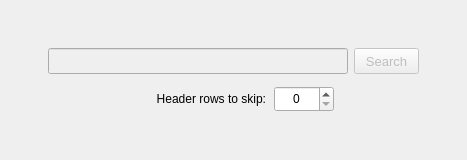
                    <widget class="QWidget" name="tab_table_of_values">
                     <attribute name="title">
                      <string>Import table</string>
                     </attribute>
                     <layout class="QGridLayout" name="gridLayout_22">
                      <property name="leftMargin">
                       <number>4</number>
                      </property>
                      <property name="topMargin">
                       <number>4</number>
                      </property>
                      <property name="rightMargin">
                       <number>4</number>
                      </property>
                      <property name="bottomMargin">
                       <number>4</number>
                      </property>
                      <property name="spacing">
                       <number>4</number>
                      </property>
                      <item row="2" column="0" colspan="2">
                       <widget class="QFrame" name="frame_skip">
                        <property name="frameShape">
                         <enum>QFrame::NoFrame</enum>
                        </property>
                        <property name="frameShadow">
                         <enum>QFrame::Raised</enum>
                        </property>
                        <layout class="QGridLayout" name="gridLayout_23">
                         <property name="leftMargin">
                          <number>4</number>
                         </property>
                         <property name="topMargin">
                          <number>4</number>
                         </property>
                         <property name="rightMargin">
                          <number>4</number>
                         </property>
                         <property name="bottomMargin">
                          <number>4</number>
                         </property>
                         <property name="horizontalSpacing">
                          <number>8</number>
                         </property>
                         <item row="0" column="1">
                          <widget class="QLabel" name="label_rows_to_skip">
                           <property name="minimumSize">
                            <size>
                             <width>132</width>
                             <height>26</height>
                            </size>
                           </property>
                           <property name="maximumSize">
                            <size>
                             <width>132</width>
                             <height>26</height>
                            </size>
                           </property>
                           <property name="text">
                            <string>Header rows to skip:</string>
                           </property>
                           <property name="alignment">
                            <set>Qt::AlignRight|Qt::AlignTrailing|Qt::AlignVCenter</set>
                           </property>
                          </widget>
                         </item>
                         <item row="0" column="2">
                          <widget class="QSpinBox" name="spinBox_skip_rows">
                           <property name="minimumSize">
                            <size>
                             <width>60</width>
                             <height>26</height>
                            </size>
                           </property>
                           <property name="maximumSize">
                            <size>
                             <width>60</width>
                             <height>26</height>
                            </size>
                           </property>
                           <property name="alignment">
                            <set>Qt::AlignCenter</set>
                           </property>
                           <property name="maximum">
                            <number>10</number>
                           </property>
                          </widget>
                         </item>
                         <item row="0" column="0">
                          <spacer name="horizontalSpacer_9">
                           <property name="orientation">
                            <enum>Qt::Horizontal</enum>
                           </property>
                           <property name="sizeHint" stdset="0">
                            <size>
                             <width>40</width>
                             <height>20</height>
                            </size>
                           </property>
                          </spacer>
                         </item>
                         <item row="0" column="3">
                          <spacer name="horizontalSpacer_19">
                           <property name="orientation">
                            <enum>Qt::Horizontal</enum>
                           </property>
                           <property name="sizeHint" stdset="0">
                            <size>
                             <width>40</width>
                             <height>20</height>
                            </size>
                           </property>
                          </spacer>
                         </item>
                        </layout>
                       </widget>
                      </item>
                      <item row="1" column="0" colspan="2">
                       <widget class="QFrame" name="frame_17">
                        <property name="frameShape">
                         <enum>QFrame::NoFrame</enum>
                        </property>
                        <property name="frameShadow">
                         <enum>QFrame::Raised</enum>
                        </property>
                        <layout class="QGridLayout" name="gridLayout_31">
                         <property name="leftMargin">
                          <number>4</number>
                         </property>
                         <property name="topMargin">
                          <number>4</number>
                         </property>
                         <property name="rightMargin">
                          <number>4</number>
                         </property>
                         <property name="bottomMargin">
                          <number>4</number>
                         </property>
                         <property name="horizontalSpacing">
                          <number>6</number>
                         </property>
                         <property name="verticalSpacing">
                          <number>4</number>
                         </property>
                         <item row="0" column="1">
                          <widget class="QLineEdit" name="lineEdit_load_table_path">
                           <property name="enabled">
                            <bool>false</bool>
                           </property>
                           <property name="minimumSize">
                            <size>
                             <width>300</width>
                             <height>26</height>
                            </size>
                           </property>
                           <property name="maximumSize">
                            <size>
                             <width>300</width>
                             <height>26</height>
                            </size>
                           </property>
                           <property name="font">
                            <font>
                             <family>Arial</family>
                             <pointsize>8</pointsize>
                             <weight>50</weight>
                             <italic>true</italic>
                             <bold>false</bold>
                            </font>
                           </property>
                           <property name="styleSheet">
                            <string notr="true"/>
                           </property>
                           <property name="text">
                            <string/>
                           </property>
                           <property name="alignment">
                            <set>Qt::AlignCenter</set>
                           </property>
                          </widget>
                         </item>
                         <item row="0" column="2">
                          <widget class="QPushButton" name="pushButton_load_table">
                           <property name="enabled">
                            <bool>false</bool>
                           </property>
                           <property name="sizePolicy">
                            <sizepolicy hsizetype="Expanding" vsizetype="Fixed">
                             <horstretch>0</horstretch>
                             <verstretch>0</verstretch>
                            </sizepolicy>
                           </property>
                           <property name="minimumSize">
                            <size>
                             <width>65</width>
                             <height>26</height>
                            </size>
                           </property>
                           <property name="maximumSize">
                            <size>
                             <width>65</width>
                             <height>26</height>
                            </size>
                           </property>
                           <property name="font">
                            <font>
                             <pointsize>10</pointsize>
                             <kerning>false</kerning>
                            </font>
                           </property>
                           <property name="styleSheet">
                            <string notr="true"/>
                           </property>
                           <property name="text">
                            <string>Search</string>
                           </property>
                          </widget>
                         </item>
                         <item row="0" column="0">
                          <spacer name="horizontalSpacer_16">
                           <property name="orientation">
                            <enum>Qt::Horizontal</enum>
                           </property>
                           <property name="sizeHint" stdset="0">
                            <size>
                             <width>40</width>
                             <height>20</height>
                            </size>
                           </property>
                          </spacer>
                         </item>
                         <item row="0" column="3">
                          <spacer name="horizontalSpacer_17">
                           <property name="orientation">
                            <enum>Qt::Horizontal</enum>
                           </property>
                           <property name="sizeHint" stdset="0">
                            <size>
                             <width>40</width>
                             <height>20</height>
                            </size>
                           </property>
                          </spacer>
                         </item>
                        </layout>
                       </widget>
                      </item>
                      <item row="0" column="0" colspan="2">
                       <spacer name="verticalSpacer_3">
                        <property name="orientation">
                         <enum>Qt::Vertical</enum>
                        </property>
                        <property name="sizeHint" stdset="0">
                         <size>
                          <width>20</width>
                          <height>40</height>
                         </size>
                        </property>
                       </spacer>
                      </item>
                      <item row="3" column="0" colspan="2">
                       <spacer name="verticalSpacer_4">
                        <property name="orientation">
                         <enum>Qt::Vertical</enum>
                        </property>
                        <property name="sizeHint" stdset="0">
                         <size>
                          <width>20</width>
                          <height>40</height>
                         </size>
                        </property>
                       </spacer>
                      </item>
                     </layout>
                    </widget>
